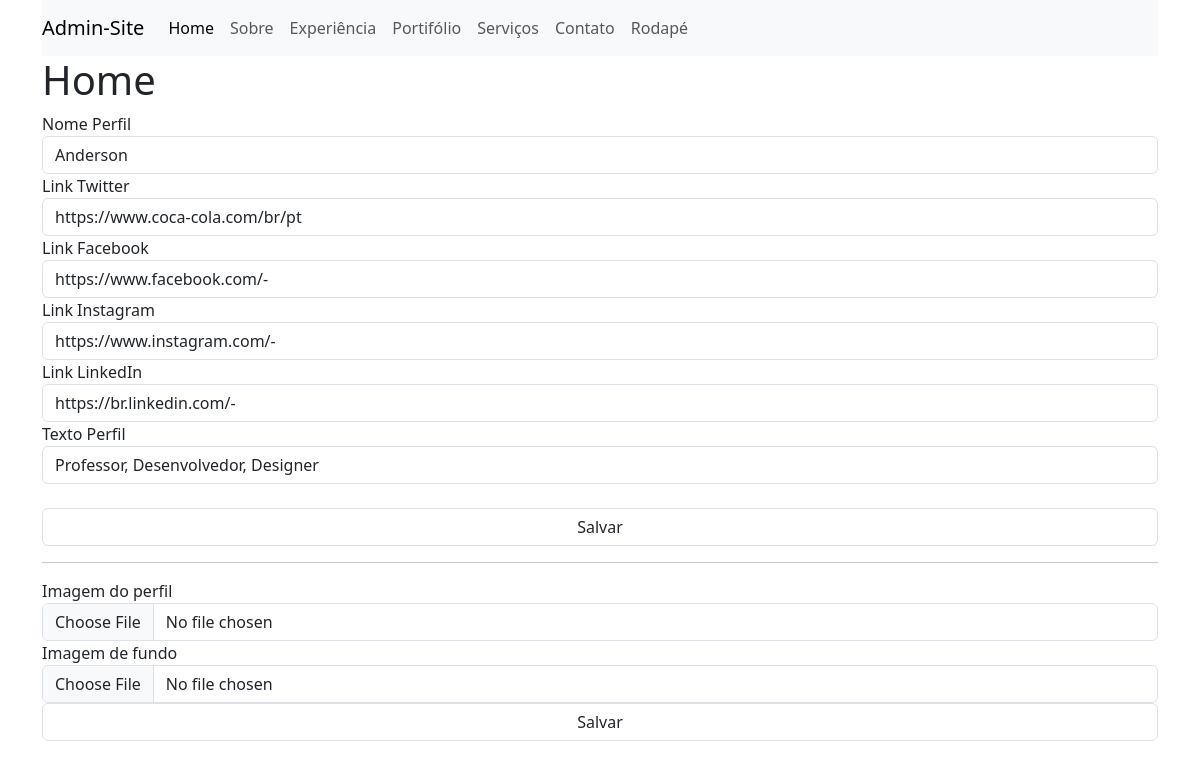
The app's page /Painel/admin/home.php?pg=homePg (signed in) with its own data.
### tables this page shows
CREATE TABLE `settings` (
  `id` int NOT NULL,
  `setting_key` varchar(100) DEFAULT NULL,
  `setting_value` text
);

### Painel/admin/connect.php (called while the page is built, shortened)
<?php
class connect
{
  function select($sql)
  {
    try {
      $cnx = new PDO('mysql:host=' . HOST . ';dbname=' . DB . '', USER, PASS, array(PDO::MYSQL_ATTR_INIT_COMMAND => "SET NAMES utf8"));
      $con = $cnx->prepare($sql);
      $con->execute();
      return $con->fetch(PDO::FETCH_ASSOC);
    } catch (PDOException $e) {
      echo "Ops! desculpe, algo deu errado, por favor tente mais tarde:<br>";
      echo "<br>";
      echo $e->getMessage();
      exit;
    }
  }
}

### Painel/admin/helpers.php (called while the page is built, shortened)
<?php
require_once "./connect.php";
class Helpers
{
  public static function getSettings($setting_key)
  {
    $sql = new connect();
    $consulta = $sql->select("SELECT * FROM settings WHERE setting_key =  '{$setting_key}'");
    return $consulta['setting_value'];
  }
}

### Painel/admin/pg/homePg.php (the view, shortened to what this page needs)
<h1>Home</h1>
<form method="post" class="form-group">
    <label class="label" for="nome_perfil">Nome Perfil</label>
    <input class="form-control" type="text" name="nome_perfil" id="nome_perfil" value="<?= Helpers::getSettings("nome_perfil"); ?>">
    <label class="label" for="link_twitter">Link Twitter</label>
    <input class="form-control" type="text" name="link_twitter" id="link_twitter" value="<?= Helpers::getSettings("link_twitter") ?>">
    <label class="label" for="link_face">Link Facebook</label>
    <input class="form-control" type="text" name="link_face" id="link_face" value="<?= Helpers::getSettings("link_face") ?>">
    <label class="label" for="link_insta">Link Instagram</label>
    <input class="form-control" type="text" name="link_insta" id="link_insta" value="<?= Helpers::getSettings("link_insta") ?>">
    <label class="label" for="link_linkedin">Link LinkedIn</label>
    <input class="form-control" type="text" name="link_linkedin" id="link_linkedin" value="<?= Helpers::getSettings("link_linkedin") ?>">
    <label class="label" for="link_linkedin">Texto Perfil</label>
    <input class="form-control" type="text" name="texto_perfil" id="texto_perfil" value="<?= Helpers::getSettings("texto_perfil") ?>">
    <br>
    <input class="form-control" type="submit" name="salvar" value="Salvar">
</form>
<hr>
<form method="post" class="form-group" enctype="multipart/form-data">
    <label>Imagem do perfil</label>
    <input type="file" name="img_perfil" class="form-control">
    <label>Imagem de fundo</label>
    <input type="file" name="img_fundo" class="form-control">
    <input type="submit" class="form-control" name="imagens_Home" value="Salvar">
</form>

### Painel/admin/home.php (shortened to what this page needs)
<!DOCTYPE html>
<html lang="pt-br">
<head>
    <link rel="stylesheet" href="../assets/vendor/bootstrap/css/bootstrap.min.css">
</head>
<body>
    <head>
        <div class="container">
            <nav class="navbar navbar-expand-lg navbar-light bg-light">
                <a class="navbar-brand" href="#">Admin-Site</a>
                <div class="collapse navbar-collapse" id="navbarSupportedContent">
                    <ul class="navbar-nav me-auto mb-2 mb-lg-0">
                        <li class="nav-item">
                            <a class="nav-link active" aria-current="page" href="?pg=homePg">Home</a>
                        </li>
                        <li class="nav-item">
                            <a class="nav-link" href="?pg=sobre">Sobre</a>
                        </li>
                        <li class="nav-item">
                            <a class="nav-link" href="?pg=experiencia">Experiência</a>
                        </li>
                        <li class="nav-item">
                            <a class="nav-link" href="?pg=portfolio">Portifólio</a>
                        </li>
                        <li class="nav-item">
                            <a class="nav-link" href="?pg=servicos">Serviços</a>
                        </li>
                        <li class="nav-item">
                            <a class="nav-link" href="?pg=contato">Contato</a>
                        </li>
                        <li class="nav-item">
                            <a class="nav-link" href="?pg=rodape">Rodapé</a>
                        </li>
                    </ul>
                </div>
            </nav>
        </div>
    </head>
    <div class="container">
        <section>
            <?php
            $pg = $_GET['pg'] ?? "";
            if (!$pg) {
                include_once "./pg/inicio.php";
            } else {
                include_once "./pg/{$pg}.php";
            }
            ?>
        </section>
    </div>
</body>
</html>

### records on screen
settings: nome_perfil "Anderson"
settings: link_twitter "https://www.coca-cola.com/br/pt"
settings: link_face "https://www.facebook.com/-"
settings: link_insta "https://www.instagram.com/-"
settings: link_linkedin "https://br.linkedin.com/-"
settings: texto_perfil "Professor, Desenvolvedor, Designer"
